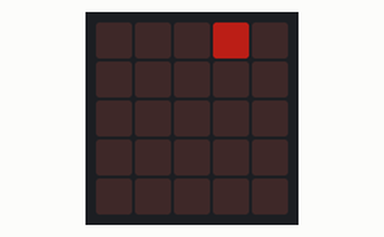
The program below on a simulated BBC micro:bit (MakeCode). On the bench: the board's 5×5 LED display. Dim RGB values are drawn brighter than linear.

Above: at 0.06 s.
At 0.54 s:
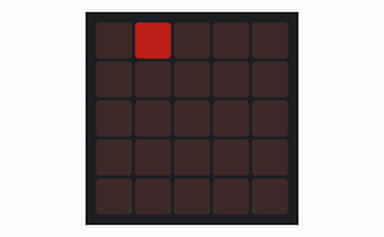
At 1.14 s:
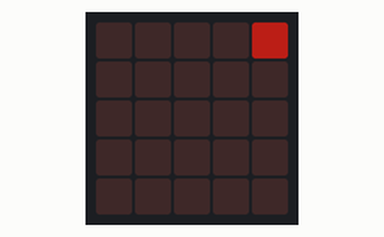

The program:

main.ts
```typescript
let y = 0
let z = 0
let bright = 0
let x = 2
let dx = 1
basic.forever(function () {
    bright = 255
    z = 0
    y = 0
    basic.clearScreen()
    if (x >= 4) {
        dx = -1
    }
    if (x <= 0) {
        dx = 1
    }
    x += dx
    for (let index = 0; index < 5; index++) {
        let index = 0
        led.plotBrightness(x - dx * index, y, bright + 20)
        bright += -50
    }
    basic.pause(100)
})
```

test.ts
```typescript
// 在這裡測試；當此封包作為擴充功能時，將不會編譯此內容。
```

Measured:
- by itself, everything shown: repeats every 0.96 s, in 8 steps
